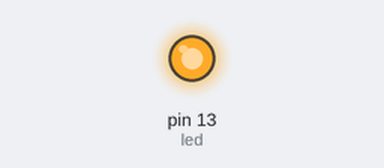
Recording of a sketch running on a simulated Arduino Uno, built with avr-gcc and run on an emulated ATmega328P. Shown: output pins drawn as LEDs (lit = HIGH).

Above: at 1.0 s.
At 4.0 s:
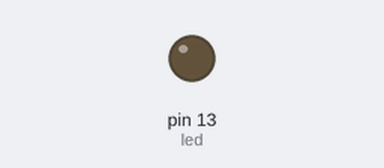
Timing chart, 0 to 7.8 s (numbered marks = the images above):
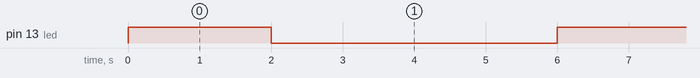

The sketch:

blink.ino
```cpp
/*
Embeded Systems - 17/02/2022

Install Arduino IDE [https://www.arduino.cc]
Install CH340 driver
Buy Arduino UNO and connect via USB to computer
Use TinkerCad for emulating circuits and as an online IDE
*/

int led = 13;
int time = 2000;

void setup()
{
  pinMode(led, OUTPUT);
}

void loop()
{
  digitalWrite (led, HIGH);
  delay (time);
  digitalWrite (led, LOW);
  delay (time * 2);
}
```

Measured:
- by itself, pin 13 (led): alternates HIGH for 2.0 s and LOW for 4.0 s
